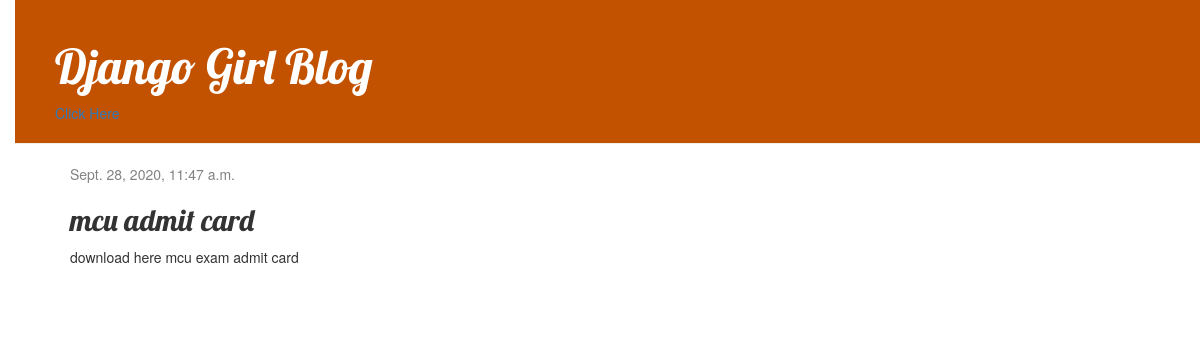
Page /post_detail/2/ on the committed database.
### blog/models.py (models this page shows, shortened)
class Post(models.Model):
	author=models.ForeignKey(settings.AUTH_USER_MODEL, on_delete=models.CASCADE)
	title=models.CharField(max_length=200)
	text=models.TextField()
	created_date=models.DateTimeField(default=timezone.now)
	published_date=models.DateTimeField(blank=True, null=True)
	slug=AutoSlugField(populate_from='title', editable=True)
	category=models.CharField(max_length=200, default='coding')

### blog/views.py (the view)
# urls.py: path('post_detail/<int:pk>/',views.post_detail, name="post_detail"),
def post_detail(request,pk):
	post=Post.objects.get(pk=pk)
	return render(request, 'blog/post_detail.html',{'post':post})

### blog/templates/blog/post_detail.html (shortened to what this page needs)
{% extends 'blog/base.html' %}
{% block content %}
	<div class="post">
		{% if post.published_date %}
			<div class="date">
				{{ post.published_date }}
			</div>
		{% endif %}
		<h2>{{ post.title }}</h2>
		<p>{{ post.text|linebreaksbr }}</p>
	</div>
{% endblock %}

### blog/static/css/blog.css (style rules this page uses)
body { padding-left: 15px; }
h1,h2,h3,h4 { font-family: 'Lobster', cursive; }
.date { color: #828282 }
.post { margin-bottom: 70px; }

### rows in the picture
Post: published_date "Sept. 28, 2020, 11:47 a.m.", title "mcu admit card", text "download here mcu exam admit card"
